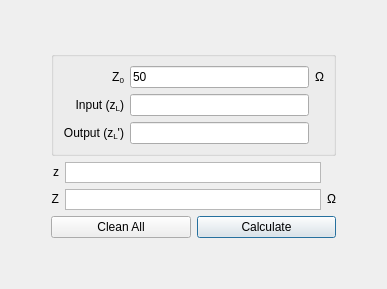
              <widget class="QWidget" name="tab_8">
               <attribute name="title">
                <string>λ/4</string>
               </attribute>
               <layout class="QGridLayout" name="gridLayout_21">
                <item row="1" column="1">
                 <layout class="QVBoxLayout" name="verticalLayout_20">
                  <item>
                   <widget class="QGroupBox" name="groupBox_9">
                    <property name="title">
                     <string/>
                    </property>
                    <layout class="QHBoxLayout" name="horizontalLayout_9">
                     <item>
                      <layout class="QGridLayout" name="gridLayout_18">
                       <item row="2" column="1">
                        <widget class="QLineEdit" name="z2_box"/>
                       </item>
                       <item row="0" column="2">
                        <widget class="QLabel" name="label_122">
                         <property name="sizePolicy">
                          <sizepolicy hsizetype="Minimum" vsizetype="Preferred">
                           <horstretch>0</horstretch>
                           <verstretch>0</verstretch>
                          </sizepolicy>
                         </property>
                         <property name="text">
                          <string>&lt;html&gt;&lt;head/&gt;&lt;body&gt;&lt;p&gt;Ω&lt;/p&gt;&lt;/body&gt;&lt;/html&gt;</string>
                         </property>
                         <property name="alignment">
                          <set>Qt::AlignLeading|Qt::AlignLeft|Qt::AlignVCenter</set>
                         </property>
                        </widget>
                       </item>
                       <item row="0" column="1">
                        <widget class="QLineEdit" name="Z0_box2_2">
                         <property name="inputMask">
                          <string/>
                         </property>
                         <property name="text">
                          <string>50</string>
                         </property>
                        </widget>
                       </item>
                       <item row="1" column="1">
                        <widget class="QLineEdit" name="z1_box"/>
                       </item>
                       <item row="2" column="0">
                        <widget class="QLabel" name="label_77">
                         <property name="sizePolicy">
                          <sizepolicy hsizetype="Minimum" vsizetype="Preferred">
                           <horstretch>0</horstretch>
                           <verstretch>0</verstretch>
                          </sizepolicy>
                         </property>
                         <property name="text">
                          <string>&lt;html&gt;&lt;head/&gt;&lt;body&gt;&lt;p&gt;Output (z&lt;span style=&quot; vertical-align:sub;&quot;&gt;L&lt;/span&gt;')&lt;/p&gt;&lt;/body&gt;&lt;/html&gt;</string>
                         </property>
                         <property name="alignment">
                          <set>Qt::AlignRight|Qt::AlignTrailing|Qt::AlignVCenter</set>
                         </property>
                        </widget>
                       </item>
                       <item row="0" column="0">
                        <widget class="QLabel" name="label_105">
                         <property name="sizePolicy">
                          <sizepolicy hsizetype="Minimum" vsizetype="Preferred">
                           <horstretch>0</horstretch>
                           <verstretch>0</verstretch>
                          </sizepolicy>
                         </property>
                         <property name="text">
                          <string>&lt;html&gt;&lt;head/&gt;&lt;body&gt;&lt;p&gt;Z&lt;span style=&quot; vertical-align:sub;&quot;&gt;0&lt;/span&gt;&lt;/p&gt;&lt;/body&gt;&lt;/html&gt;</string>
                         </property>
                         <property name="alignment">
                          <set>Qt::AlignRight|Qt::AlignTrailing|Qt::AlignVCenter</set>
                         </property>
                        </widget>
                       </item>
                       <item row="1" column="0">
                        <widget class="QLabel" name="label_82">
                         <property name="sizePolicy">
                          <sizepolicy hsizetype="Minimum" vsizetype="Preferred">
                           <horstretch>0</horstretch>
                           <verstretch>0</verstretch>
                          </sizepolicy>
                         </property>
                         <property name="text">
                          <string>&lt;html&gt;&lt;head/&gt;&lt;body&gt;&lt;p&gt;Input (z&lt;span style=&quot; vertical-align:sub;&quot;&gt;L&lt;/span&gt;)&lt;/p&gt;&lt;/body&gt;&lt;/html&gt;</string>
                         </property>
                         <property name="alignment">
                          <set>Qt::AlignRight|Qt::AlignTrailing|Qt::AlignVCenter</set>
                         </property>
                        </widget>
                       </item>
                      </layout>
                     </item>
                    </layout>
                   </widget>
                  </item>
                  <item>
                   <layout class="QVBoxLayout" name="verticalLayout_21">
                    <item>
                     <layout class="QGridLayout" name="gridLayout_19">
                      <item row="0" column="1">
                       <widget class="QTextBrowser" name="zbox111">
                        <property name="maximumSize">
                         <size>
                          <width>16777215</width>
                          <height>21</height>
                         </size>
                        </property>
                        <property name="verticalScrollBarPolicy">
                         <enum>Qt::ScrollBarAlwaysOff</enum>
                        </property>
                       </widget>
                      </item>
                      <item row="1" column="2">
                       <widget class="QLabel" name="label_123">
                        <property name="sizePolicy">
                         <sizepolicy hsizetype="Minimum" vsizetype="Preferred">
                          <horstretch>0</horstretch>
                          <verstretch>0</verstretch>
                         </sizepolicy>
                        </property>
                        <property name="text">
                         <string>&lt;html&gt;&lt;head/&gt;&lt;body&gt;&lt;p&gt;Ω&lt;/p&gt;&lt;/body&gt;&lt;/html&gt;</string>
                        </property>
                        <property name="alignment">
                         <set>Qt::AlignLeading|Qt::AlignLeft|Qt::AlignVCenter</set>
                        </property>
                       </widget>
                      </item>
                      <item row="1" column="1">
                       <widget class="QTextBrowser" name="Zbox111">
                        <property name="maximumSize">
                         <size>
                          <width>16777215</width>
                          <height>21</height>
                         </size>
                        </property>
                        <property name="verticalScrollBarPolicy">
                         <enum>Qt::ScrollBarAlwaysOff</enum>
                        </property>
                       </widget>
                      </item>
                      <item row="0" column="0">
                       <widget class="QLabel" name="label_125">
                        <property name="sizePolicy">
                         <sizepolicy hsizetype="Minimum" vsizetype="Preferred">
                          <horstretch>0</horstretch>
                          <verstretch>0</verstretch>
                         </sizepolicy>
                        </property>
                        <property name="text">
                         <string>&lt;html&gt;&lt;head/&gt;&lt;body&gt;&lt;p&gt;z&lt;/p&gt;&lt;/body&gt;&lt;/html&gt;</string>
                        </property>
                        <property name="alignment">
                         <set>Qt::AlignRight|Qt::AlignTrailing|Qt::AlignVCenter</set>
                        </property>
                       </widget>
                      </item>
                      <item row="1" column="0">
                       <widget class="QLabel" name="label_124">
                        <property name="sizePolicy">
                         <sizepolicy hsizetype="Minimum" vsizetype="Preferred">
                          <horstretch>0</horstretch>
                          <verstretch>0</verstretch>
                         </sizepolicy>
                        </property>
                        <property name="text">
                         <string>&lt;html&gt;&lt;head/&gt;&lt;body&gt;&lt;p&gt;Z&lt;/p&gt;&lt;/body&gt;&lt;/html&gt;</string>
                        </property>
                        <property name="alignment">
                         <set>Qt::AlignRight|Qt::AlignTrailing|Qt::AlignVCenter</set>
                        </property>
                       </widget>
                      </item>
                     </layout>
                    </item>
                    <item>
                     <layout class="QHBoxLayout" name="horizontalLayout_12">
                      <item>
                       <widget class="QPushButton" name="clean_lambda4_button">
                        <property name="text">
                         <string>Clean All</string>
                        </property>
                       </widget>
                      </item>
                      <item>
                       <widget class="QPushButton" name="Calculate_lambda4">
                        <property name="text">
                         <string>Calculate</string>
                        </property>
                        <property name="default">
                         <bool>true</bool>
                        </property>
                       </widget>
                      </item>
                     </layout>
                    </item>
                   </layout>
                  </item>
                 </layout>
                </item>
                <item row="1" column="0">
                 <spacer name="horizontalSpacer_7">
                  <property name="orientation">
                   <enum>Qt::Horizontal</enum>
                  </property>
                  <property name="sizeHint" stdset="0">
                   <size>
                    <width>40</width>
                    <height>20</height>
                   </size>
                  </property>
                 </spacer>
                </item>
                <item row="1" column="2">
                 <spacer name="horizontalSpacer_11">
                  <property name="orientation">
                   <enum>Qt::Horizontal</enum>
                  </property>
                  <property name="sizeHint" stdset="0">
                   <size>
                    <width>40</width>
                    <height>20</height>
                   </size>
                  </property>
                 </spacer>
                </item>
                <item row="0" column="1">
                 <spacer name="verticalSpacer_16">
                  <property name="orientation">
                   <enum>Qt::Vertical</enum>
                  </property>
                  <property name="sizeHint" stdset="0">
                   <size>
                    <width>20</width>
                    <height>40</height>
                   </size>
                  </property>
                 </spacer>
                </item>
                <item row="2" column="1">
                 <spacer name="verticalSpacer_18">
                  <property name="orientation">
                   <enum>Qt::Vertical</enum>
                  </property>
                  <property name="sizeHint" stdset="0">
                   <size>
                    <width>20</width>
                    <height>40</height>
                   </size>
                  </property>
                 </spacer>
                </item>
               </layout>
              </widget>
